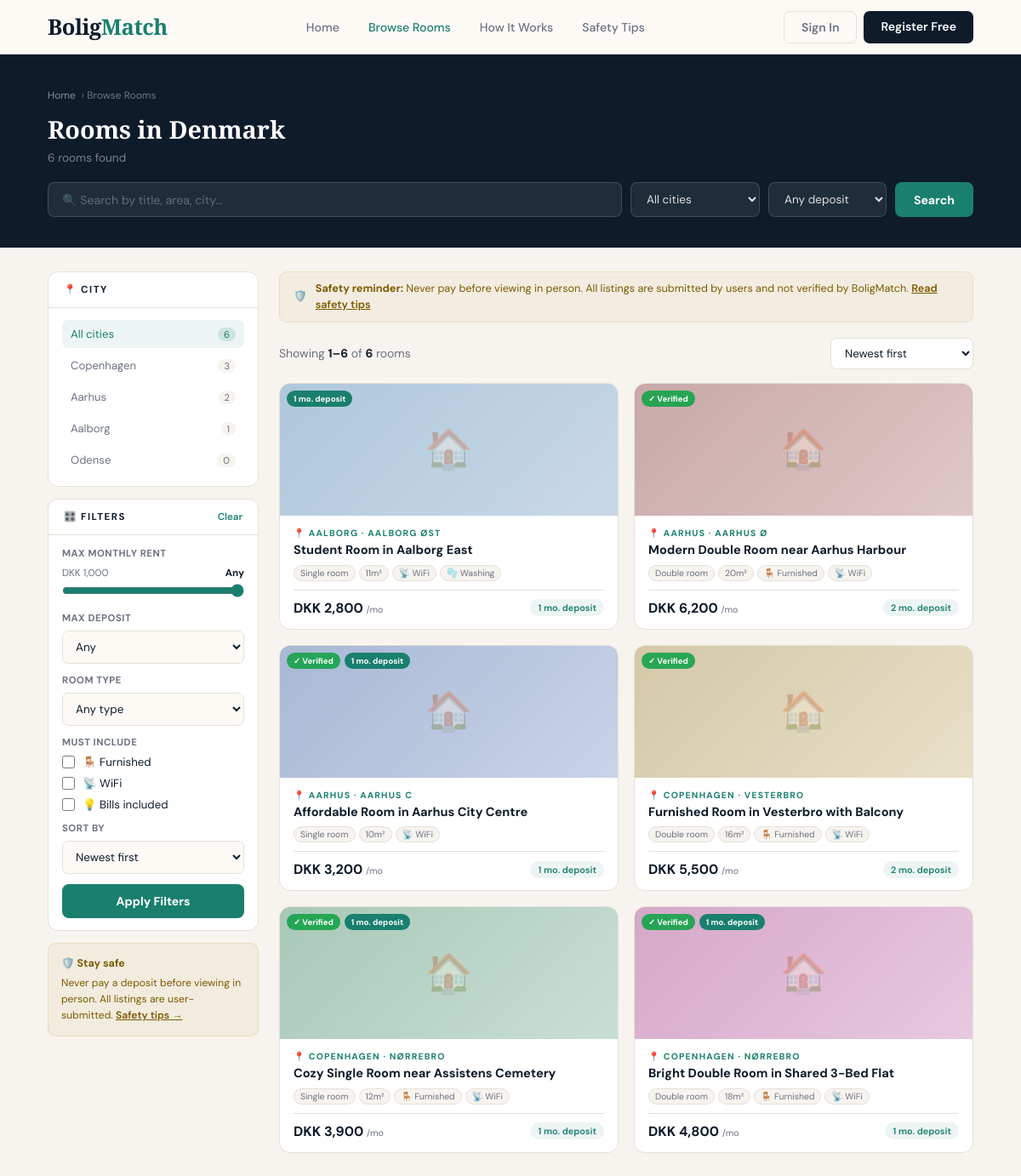
The app's page /backend/listings.php with its own data.
### tables this page shows
CREATE TABLE IF NOT EXISTS `listings` (
  `id`               INT            NOT NULL AUTO_INCREMENT,
  `owner_id`         INT            NOT NULL,
  `title`            VARCHAR(200)   NOT NULL,
  `description`      TEXT           NOT NULL,
  `city`             VARCHAR(50)    NOT NULL,
  `area`             VARCHAR(100)   NOT NULL,
  `address_full`     VARCHAR(300)   DEFAULT NULL,
  `room_type`        ENUM('single','double') NOT NULL DEFAULT 'single',
  `room_size_m2`     INT            DEFAULT NULL,
  `total_flatmates`  INT            NOT NULL DEFAULT 1,
  `bathroom_type`    ENUM('private','shared') NOT NULL DEFAULT 'shared',
  `rent_monthly`     DECIMAL(10,2)  NOT NULL,
  `deposit_months`   INT            NOT NULL DEFAULT 1,
  `bills_included`   TINYINT(1)     NOT NULL DEFAULT 0,
  `furnished`        TINYINT(1)     NOT NULL DEFAULT 0,
  `wifi`             TINYINT(1)     NOT NULL DEFAULT 0,
  `washing_machine`  TINYINT(1)     NOT NULL DEFAULT 0,
  `parking`          TINYINT(1)     NOT NULL DEFAULT 0,
  `pets_allowed`     TINYINT(1)     NOT NULL DEFAULT 0,
  `balcony`          TINYINT(1)     NOT NULL DEFAULT 0,
  `photos`           TEXT           DEFAULT NULL,
  `available_from`   DATE           DEFAULT NULL,
  `min_lease_months` INT            NOT NULL DEFAULT 3,
  `status`           ENUM('active','pending','expired') NOT NULL DEFAULT 'active',
  `view_count`       INT            NOT NULL DEFAULT 0,
  `created_at`       DATETIME       NOT NULL DEFAULT CURRENT_TIMESTAMP,
  PRIMARY KEY (`id`),
  KEY `idx_owner` (`owner_id`),
  KEY `idx_status` (`status`),
  KEY `idx_city` (`city`),
  CONSTRAINT `fk_listings_owner` FOREIGN KEY (`owner_id`) REFERENCES `users` (`id`) ON DELETE CASCADE
);

### backend/db.php (called while the page is built, shortened)
<?php
function e(mixed $value): string
{
    return htmlspecialchars((string)($value ?? ''));
}
?>

### backend/listings.php (the view, shortened to what this page needs)
<?php
require_once 'db.php';
$isLoggedIn = isset($_SESSION['user_id']);
$userRole   = $_SESSION['user_role'] ?? null;
$filterCity    = in_array($_GET['city'] ?? '', ['','Copenhagen','Aarhus','Aalborg','Odense'])
                    ? ($_GET['city'] ?? '') : '';
$filterDeposit = in_array($_GET['deposit'] ?? '', ['','1','2','3'])
                    ? ($_GET['deposit'] ?? '') : '';
$filterRent    = (int)($_GET['max_rent'] ?? 0);
$filterType    = in_array($_GET['type'] ?? '', ['','single','double'])
                    ? ($_GET['type'] ?? '') : '';
$filterQ       = htmlspecialchars(trim($_GET['q'] ?? ''));
$filterSort    = in_array($_GET['sort'] ?? '', ['newest','rent_asc','rent_desc','deposit_asc'])
                    ? ($_GET['sort'] ?? 'newest') : 'newest';
$filterFurnished = isset($_GET['furnished']);
$filterWifi      = isset($_GET['wifi']);
$filterBills     = isset($_GET['bills_included']);
$perPage = 9;
$page    = max(1, (int)($_GET['page'] ?? 1));
$conditions = ["l.status = 'active'"];
$params     = [];
$where   = 'WHERE ' . implode(' AND ', $conditions);
$orderBy = match($filterSort) {
    'rent_asc'    => 'l.rent_monthly ASC',
    'rent_desc'   => 'l.rent_monthly DESC',
    'deposit_asc' => 'l.deposit_months ASC, l.rent_monthly ASC',
    default       => 'l.created_at DESC',
};
$countStmt = $pdo->prepare("SELECT COUNT(*) FROM listings l JOIN users u ON u.id = l.owner_id {$where}");
$countStmt->execute($params);
$totalResults = (int)$countStmt->fetchColumn();
$totalPages   = max(1, ceil($totalResults / $perPage));
$page         = min($page, $totalPages);
$offset       = ($page - 1) * $perPage;
$listStmt = $pdo->prepare("
    SELECT  l.id, l.title, l.city, l.area,
            l.rent_monthly, l.deposit_months,
            l.room_type, l.room_size_m2,
            l.furnished, l.wifi, l.bills_included,
            l.washing_machine, l.balcony, l.pets_allowed,
            l.available_from, l.view_count, l.created_at,
            l.photos,
            u.email_verified AS owner_verified
    FROM    listings l
    JOIN    users    u ON u.id = l.owner_id
    {$where}
    ORDER   BY {$orderBy}
    LIMIT   {$perPage} OFFSET {$offset}
");
$listStmt->execute($params);
$listings = $listStmt->fetchAll(PDO::FETCH_ASSOC);
$cityStmt = $pdo->query("SELECT city, COUNT(*) cnt FROM listings WHERE status='active' GROUP BY city ORDER BY cnt DESC");
$cityCounts = $cityStmt->fetchAll(PDO::FETCH_KEY_PAIR);
$palettes = [
    ['#afc8da','#c8d8e8'],['#d4a8c8','#e8c8e0'],
    ['#a8c8b8','#c8e0d4'],['#d4c8a8','#e8e0c8'],
    ['#a8b8d4','#c8d4e8'],['#c8a8a8','#e0c8c8'],
];
function filterUrl(string $key, string $val): string {
    $p = $_GET;
    if ($val === '') unset($p[$key]); else $p[$key] = $val;
    $p['page'] = 1;
    return 'listings.php' . ($p ? '?' . http_build_query($p) : '');
}
?>
<!DOCTYPE html>
<html lang="en">
<head>
</head>
<body>
<nav>
  <a href="../frontend/index.html" class="logo">Bolig<span>Match</span></a>
  <ul class="nav-links">
    <li><a href="../frontend/index.html">Home</a></li>
    <li><a href="listings.php" class="active">Browse Rooms</a></li>
    <li><a href="../frontend/how-it-works.html">How It Works</a></li>
    <li><a href="../frontend/safety-tips.html">Safety Tips</a></li>
  </ul>
  <div style="display:flex;gap:8px">
    <?php if ($isLoggedIn): ?>
      <a href="<?= $userRole==='owner'?'home-owner.php':'home-student.php' ?>" class="nav-btn outline">Dashboard</a>
      <a href="logout.php" class="nav-btn solid">Sign Out</a>
    <?php else: ?>
      <a href="../frontend/login.html"    class="nav-btn outline">Sign In</a>
      <a href="../frontend/register.html" class="nav-btn solid">Register Free</a>
    <?php endif; ?>
  </div>
</nav>
<div class="page-header">
  <div class="ph-inner">
    <div class="ph-crumb">
      <a href="../frontend/index.html">Home</a> › Browse Rooms
    </div>
    <div class="ph-h1">
      Rooms<?= $filterCity ? ' in '.e($filterCity) : ' in Denmark' ?>
    </div>
    <div class="ph-count">
      <?= $totalResults ?> room<?= $totalResults!==1?'s':'' ?> found
    </div>
    <form method="GET" action="listings.php" class="search-row">
      <input type="text" name="q" class="sr-input"
             placeholder="🔍 Search by title, area, city…"
             value="<?= e($filterQ) ?>"/>
      <select name="city" class="sr-select" onchange="this.form.submit()">
        <option value="">All cities</option>
      </select>
      <select name="deposit" class="sr-select" onchange="this.form.submit()">
        <option value="">Any deposit</option>
      </select>
      <button type="submit" class="sr-btn">Search</button>
    </form>
  </div>
</div>
<div class="page-body">
  <aside class="sidebar">
    <form method="GET" action="listings.php" id="filter-form">
      <div class="filter-box">
        <div class="fb-header"><div class="fb-title">📍 City</div></div>
        <div class="fb-body">
          <div class="city-list">
            <a href="<?= filterUrl('city','') ?>" class="city-pill <?= !$filterCity?'active':'' ?>">
              All cities
              <span class="cp-count"><?= array_sum($cityCounts) ?></span>
            </a>
            <?php foreach (['Copenhagen','Aarhus','Aalborg','Odense'] as $c): ?>
              <a href="<?= filterUrl('city',$c) ?>" class="city-pill <?= $filterCity===$c?'active':'' ?>">
                <?= $c ?>
                <span class="cp-count"><?= $cityCounts[$c] ?? 0 ?></span>
              </a>
            <?php endforeach; ?>
          </div>
        </div>
      </div>
      <div class="filter-box">
        <div class="fb-header">
          <div class="fb-title">🎛️ Filters</div>
          <a href="listings.php<?= $filterCity?'?city='.e($filterCity):'' ?>" class="fb-clear">Clear</a>
        </div>
        <div class="fb-body">
          <label class="filter-label">Max Monthly Rent</label>
          <div class="range-wrap">
            <div class="range-labels">
              <span>DKK 1,000</span>
              <strong id="rent-display">
                <?= $filterRent > 0 ? 'DKK '.number_format($filterRent) : 'Any' ?>
              </strong>
            </div>
            <input type="range" name="max_rent" id="rent-slider"
                   min="1000" max="12000" step="500"
                   value="<?= $filterRent > 0 ? $filterRent : 12000 ?>"
                   oninput="updateRentLabel(this.value)"/>
          </div>
          <label class="filter-label">Max Deposit</label>
          <select name="deposit" class="filter-select">
            <option value="">Any</option>
          </select>
          <label class="filter-label">Room Type</label>
          <select name="type" class="filter-select">
            <option value="">Any type</option>
          </select>
          <label class="filter-label">Must Include</label>
          <div class="check-group">
            <label class="check-item">
              <input type="checkbox" name="furnished" <?= $filterFurnished?'checked':'' ?>/>
              🪑 Furnished
            </label>
            <label class="check-item">
              <input type="checkbox" name="wifi" <?= $filterWifi?'checked':'' ?>/>
              📡 WiFi
            </label>
            <label class="check-item">
              <input type="checkbox" name="bills_included" <?= $filterBills?'checked':'' ?>/>
              💡 Bills included
            </label>
          </div>
          <label class="filter-label">Sort by</label>
          <select name="sort" class="filter-select">
            <option value="newest"      <?= $filterSort==='newest'?     'selected':'' ?>>Newest first</option>
          </select>
          <button type="submit" class="apply-btn">Apply Filters</button>
        </div>
      </div>
    </form>
    <div class="safety-box">
      <strong>🛡️ Stay safe</strong>
      Never pay a deposit before viewing in person. All listings are user-submitted.
      <a href="../frontend/safety-tips.html" style="color:#7c5a00;font-weight:600">Safety tips →</a>
    </div>
  </aside>
  <div>
    <div class="safety-banner">
      🛡️ <span>
        <strong>Safety reminder:</strong> Never pay before viewing in person.
        All listings are submitted by users and not verified by BoligMatch.
        <a href="../frontend/safety-tips.html" style="color:#7c5a00;font-weight:600">Read safety tips</a>
      </span>
    </div>
    <div class="results-bar">
      <div class="rb-count">
        Showing
        <strong><?= (($page-1)*$perPage)+1 ?>–<?= min($page*$perPage,$totalResults) ?></strong>
        of <strong><?= $totalResults ?></strong>
        room<?= $totalResults!==1?'s':'' ?>
      </div>
      <form method="GET" action="listings.php" id="sort-form">
        <select name="sort" class="rb-sort" onchange="document.getElementById('sort-form').submit()">
          <option value="newest"      <?= $filterSort==='newest'?     'selected':'' ?>>Newest first</option>
        </select>
      </form>
    </div>
    <div class="listings-grid">
      <?php if (empty($listings)): ?>
        <div class="empty-state">
          <div class="es-icon">🔍</div>
          <div class="es-title">
            <?= $totalResults===0 && !$filterCity && !$filterQ ? 'No rooms listed yet' : 'No rooms match your filters' ?>
          </div>
          <div class="es-sub">
            <?php if ($totalResults===0 && !$filterCity && !$filterQ): ?>
              No rooms have been posted yet. Check back soon — owners are signing up every day!
            <?php else: ?>
              Try removing some filters or searching in a different city.
            <?php endif; ?>
          </div>
          <?php if ($filterCity || $filterQ || $filterDeposit || $filterRent || $filterType): ?>
            <a href="listings.php" class="es-btn">Clear All Filters</a>
          <?php endif; ?>
        </div>
      <?php else: ?>
        <?php foreach ($listings as $i => $l):
          $pal    = $palettes[$l['id'] % count($palettes)];
          $tags   = [];
          if ($l['furnished'])      $tags[]='🪑 Furnished';
          if ($l['wifi'])           $tags[]='📡 WiFi';
          if ($l['bills_included']) $tags[]='💡 Bills';
          if ($l['washing_machine'])$tags[]='🫧 Washing';
        ?>
          <a href="listing-detail.php?id=<?= $l['id'] ?>" class="listing-card">
            <?php
              $coverPhoto = null;
            ?>
            <div class="card-img"<?= $coverPhoto ? '' : ' style="background:linear-gradient(135deg,'.$pal[0].','.$pal[1].')"' ?>>
              <?php if ($coverPhoto): ?>
                <img src="<?= e($coverPhoto) ?>" alt="<?= e($l['title']) ?>" loading="lazy"/>
              <?php else: ?>
                <span style="opacity:.35">🏠</span>
              <?php endif; ?>
              <div class="card-badges">
                <?php if ($l['owner_verified']): ?><span class="badge badge-verified">✓ Verified</span><?php endif; ?>
                <?php if ((int)$l['deposit_months']===1): ?><span class="badge badge-deposit">1 mo. deposit</span><?php endif; ?>
              </div>
            </div>
            <div class="card-body">
              <div class="card-city">📍 <?= e($l['city']) ?> · <?= e($l['area']) ?></div>
              <div class="card-title"><?= e($l['title']) ?></div>
              <div class="card-tags">
                <span class="card-tag"><?= $l['room_type']==='double'?'Double':'Single' ?> room</span>
                <?php if ($l['room_size_m2']): ?><span class="card-tag"><?= $l['room_size_m2'] ?>m²</span><?php endif; ?>
                <?php foreach (array_slice($tags,0,2) as $t): ?><span class="card-tag"><?= $t ?></span><?php endforeach; ?>
              </div>
              <div class="card-footer">
                <div class="card-price">DKK <?= number_format($l['rent_monthly']) ?> <small>/mo</small></div>
                <div class="card-deposit"><?= $l['deposit_months'] ?> mo. deposit</div>
              </div>
            </div>
          </a>
        <?php endforeach; ?>
      <?php endif; ?>
    </div>
  </div>
</div>
</body>
</html>

### records on screen
listings: id "3", deposit_months "2", shows "✓ Verified", city "COPENHAGEN", area "VESTERBRO", title "Furnished Room in Vesterbro with Balcony", room_type "Double", room_size_m2 "16", t "🪑 Furnished", t "📡 WiFi", rent_monthly "5,500"
listings: shows "1 mo. deposit", city "AALBORG", area "AALBORG ØST", title "Student Room in Aalborg East", room_type "Single", room_size_m2 "11", t "📡 WiFi", t "🫧 Washing", rent_monthly "2,800", deposit_months "1"
listings: shows "✓ Verified", city "AARHUS", area "AARHUS Ø", title "Modern Double Room near Aarhus Harbour", room_type "Double", room_size_m2 "20", t "🪑 Furnished", t "📡 WiFi", rent_monthly "6,200", deposit_months "2"
listings: shows "✓ Verified", shows "1 mo. deposit", city "AARHUS", area "AARHUS C", title "Affordable Room in Aarhus City Centre", room_type "Single", room_size_m2 "10", t "📡 WiFi", rent_monthly "3,200", deposit_months "1"
listings: shows "✓ Verified", shows "1 mo. deposit", city "COPENHAGEN", area "NØRREBRO", title "Cozy Single Room near Assistens Cemetery", room_type "Single", room_size_m2 "12", t "🪑 Furnished", t "📡 WiFi", rent_monthly "3,900", deposit_months "1"
listings: shows "✓ Verified", shows "1 mo. deposit", city "COPENHAGEN", area "NØRREBRO", title "Bright Double Room in Shared 3-Bed Flat", room_type "Double", room_size_m2 "18", t "🪑 Furnished", t "📡 WiFi", rent_monthly "4,800", deposit_months "1"

### other values on screen
$totalResults "6"
array_sum($cityCounts) "6"
$c "Copenhagen"
$c "Aarhus"
$c "Aalborg"
$cityCounts[$c] "1"
$c "Odense"
$cityCounts[$c] "0"
min($page*$perPage,$totalResults) "6"
